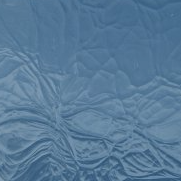
#> input picture textures/vitre.png, 181 x 181 px
$ python quilt_simple.py
#> lines starting #> are read from the running program, lines starting #| are printed output that depends on the picture; after the words box and inside, x2 and y2 are one past the last pixel; in counts of white or black regions, pixels touching at a corner belong together
#> further down, sample is the input picture: shape (181, 181, 4) float32; mean R, G, B, A 0.342, 0.479, 0.595, 1
import numpy as np
import matplotlib.pyplot as plt
from scipy.signal import fftconvolve


def SDC(template, sample, mask):
    out_h = sample.shape[0] - template.shape[0] + 1
    out_w = sample.shape[1] - template.shape[1] + 1
    ssd = np.zeros((out_h, out_w))

    for c in range(sample.shape[2]):
        T_c = template[:, :, c]
        S_c = sample[:, :, c]
        M_c = mask[:, :, c]
        T_flip = np.rot90(T_c, 2)
        M_flip = np.rot90(M_c, 2)
        term1 = np.sum(M_c * (T_c ** 2))
        term2 = -2 * fftconvolve(S_c, M_flip * T_flip, mode='valid')
        term3 = fftconvolve(S_c ** 2, M_flip, mode='valid')
        ssd += (term1 + term2 + term3)

    ssd[ssd < 0] = 0
    return ssd


def quilt_simple(sample, outsize, patchsize, overlap, tol):
#> called with outsize = (300, 300), patchsize = 31, overlap = 7, tol = 0.1
    out_h, out_w = outsize
    sample_h, sample_w, channels = sample.shape
#> sample_h = 181; sample_w = 181; channels = 3
    output = np.zeros((out_h, out_w, channels), dtype=np.float64)
    step = patchsize - overlap

    for i in range(0, out_h, step):
        for j in range(0, out_w, step):
            h_max = min(patchsize, out_h - i)
            w_max = min(patchsize, out_w - j)

            if i == 0 and j == 0:
                y = np.random.randint(0, sample_h - patchsize + 1)
                x = np.random.randint(0, sample_w - patchsize + 1)
                patch = sample[y:y + patchsize, x:x + patchsize]

            else:
                mask = np.zeros((patchsize, patchsize, channels), dtype=np.float64)
                template = np.zeros((patchsize, patchsize, channels), dtype=np.float64)
                if i > 0:
                    overlap_h = min(overlap, h_max)
                    mask[:overlap_h, :w_max, :] = 1
                    template[:overlap_h, :w_max, :] = output[i:i + overlap_h, j:j + w_max, :]
                if j > 0:
                    overlap_w = min(overlap, w_max)
                    mask[:h_max, :overlap_w, :] = 1
                    template[:h_max, :overlap_w, :] = output[i:i + h_max, j:j + overlap_w, :]

                ssd = SDC(template, sample, mask)
                minc = np.min(ssd)
                minc = max(minc, 1e-5)

                y_indices, x_indices = np.where(ssd <= minc * (1.0 + tol))
                choice = np.random.randint(len(y_indices))
                y = y_indices[choice]
                x = x_indices[choice]
                patch = sample[y:y + patchsize, x:x + patchsize]

            output[i:i + h_max, j:j + w_max] = patch[:h_max, :w_max]
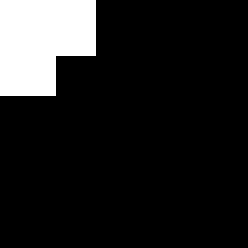
#> mask: shape (31, 31, 3) float64 (shown 8 times larger); values 0 (black) and 1 (white), 12.4% white; 1 white region, box (x1, y1, x2, y2) and area: (0, 0, 12, 12) 119
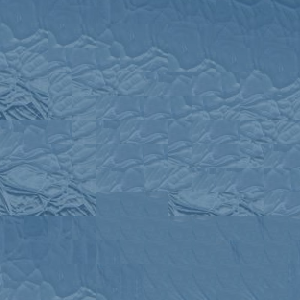
#> output: shape (300, 300, 3) float64; mean R, G, B 0.344, 0.482, 0.6
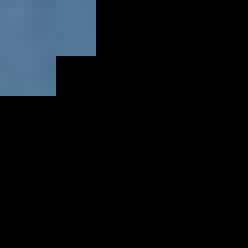
#> template: shape (31, 31, 3) float64 (shown 8 times larger); mean R, G, B 0.0407, 0.058, 0.0733

    return output


if __name__ == '__main__':
    sample = plt.imread('textures/vitre.png')
    if sample.dtype == np.uint8:
        sample = sample.astype(np.float64) / 255.0
    if sample.shape[2] == 4:
        sample = sample[:, :, :3]

    outsize = (300, 300)
    patchsize = 31
    overlap = 7
    tol = 0.1

    resultat_p2 = quilt_simple(sample, outsize, patchsize, overlap, tol)
    plt.imsave("P2/vitre.png", np.clip(resultat_p2, 0, 1))

    fig, axes = plt.subplots(1, 2, figsize=(10, 5))
    axes[0].imshow(sample)
    axes[0].set_title("Texture Originale")
    axes[0].axis('off')
    axes[1].imshow(np.clip(resultat_p2, 0, 1))
    axes[1].set_title(f"Chevauchement simple")
    axes[1].axis('off')
    plt.tight_layout()
    plt.show()
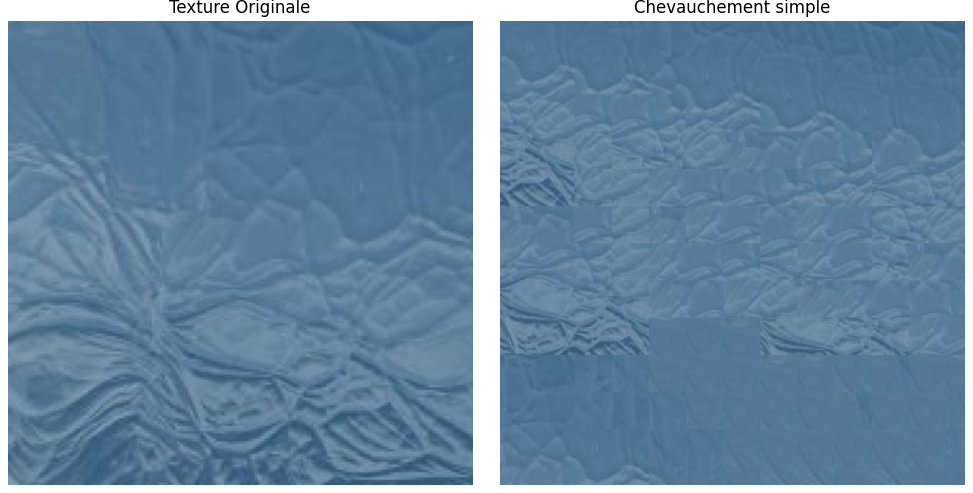
#> figure drawn by matplotlib, 2 panels

$ run again, with textures/bricks_small.jpg saved as textures/vitre.png
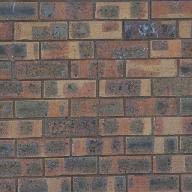
#> input picture textures/bricks_small.jpg, 192 x 192 px
#> sample is the input picture: shape (192, 192, 3) float32; mean R, G, B 0.452, 0.396, 0.372
#> after the loop in quilt_simple, `for i in range(0, out_h, step):`:
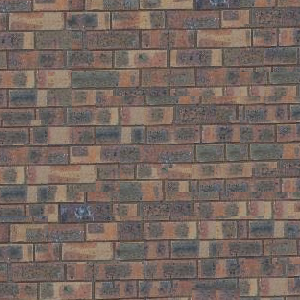
#> output: shape (300, 300, 3) float64; mean R, G, B 0.458, 0.4, 0.373
#> `plt.show()`:
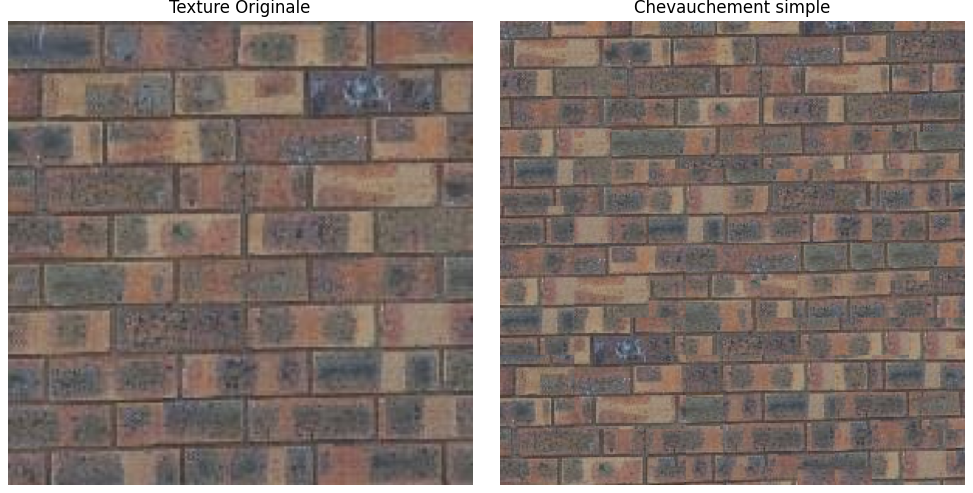
#> figure drawn by matplotlib, 2 panels
